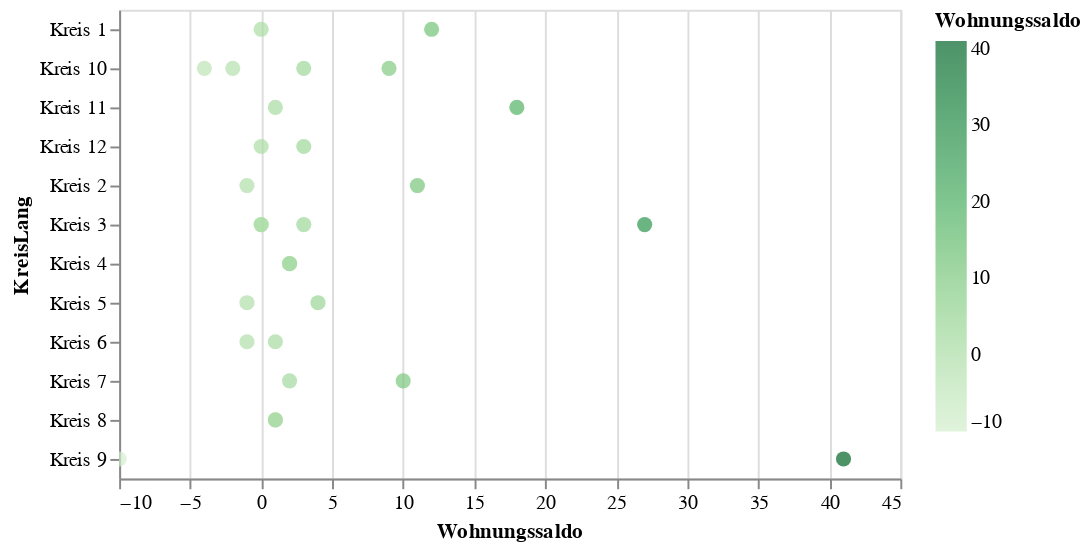

Here is the notebook cell this chart was saved with:
### Code cell
alt.Chart(mySelection).mark_circle(size=60).encode(
    x='Wohnungssaldo',
    y='KreisLang',
    #color='AnzWhg',
    #color=alt.Color('EigentumsartLang', scale=alt.Scale(scheme='dark2')),
    color=alt.Color('Wohnungssaldo', scale=alt.Scale(scheme='greens')),
    tooltip=['Jahr', 'KreisCd', 'KreisLang', 'EigentumsartCd', 'EigentumsartLang', 'Wohnungsgroesse']
).interactive() # this makes the axes interactive: now you can zoom & pan

### Figure 1 — Vega-Lite specification as saved in the notebook (floating-point values rounded to 4 significant figures)
{"config": {"view": {"continuousWidth": 400, "continuousHeight": 300}}, "data": {"name": "data-8603839e4ca702368b78b25d78b391e5"}, "mark": {"type": "circle", "size": 60}, "encoding": {"color": {"type": "quantitative", "field": "Wohnungssaldo", "scale": {"scheme": "greens"}}, "tooltip": [{"type": "temporal", "field": "Jahr"}, {"type": "quantitative", "field": "KreisCd"}, {"type": "nominal", "field": "KreisLang"}, {"type": "quantitative", "field": "EigentumsartCd"}, {"type": "nominal", "field": "EigentumsartLang"}, {"type": "nominal", "field": "Wohnungsgroesse"}], "x": {"type": "quantitative", "field": "Wohnungssaldo"}, "y": {"type": "nominal", "field": "KreisLang"}}, "selection": {"selector003": {"type": "interval", "bind": "scales", "encodings": ["x", "y"]}}, "$schema": "https://vega.github.io/schema/vega-lite/v4.8.1.json", "datasets": {"data-8603839e4ca702368b78b25d78b391e5": [{"Jahr": "2020-01-01T00:00:00", "KreisCd": 1, "KreisLang": "Kreis 1", "EigentumsartCd": 4, "EigentumsartLang": "Natürliche Personen", "Wohnungsgroesse": "AnzGbdWhgStatZim1_3_saldo", "Wohnungssaldo": 12}, {"Jahr": "2020-01-01T00:00:00", "KreisCd": 1, "KreisLang": "Kreis 1", "EigentumsartCd": 4, "EigentumsartLang": "Natürliche Personen", "Wohnungsgroesse": "AnzGbdWhgStatZim4plus_saldo", "Wohnungssaldo": 0}, {"Jahr": "2020-01-01T00:00:00", "KreisCd": 10, "KreisLang": "Kreis 10", "EigentumsartCd": 2, "EigentumsartLang": "Wohnbaugenossenschaften", "Wohnungsgroesse": "AnzGbdWhgStatZim1_3_saldo", "Wohnungssaldo": -4}, {"Jahr": "2020-01-01T00:00:00", "KreisCd": 10, "KreisLang": "Kreis 10", "EigentumsartCd": 2, "EigentumsartLang": "Wohnbaugenossenschaften", "Wohnungsgroesse": "AnzGbdWhgStatZim4plus_saldo", "Wohnungssaldo": 3}, {"Jahr": "2020-01-01T00:00:00", "KreisCd": 10, "KreisLang": "Kreis 10", "EigentumsartCd": 4, "EigentumsartLang": "Natürliche Personen", "Wohnungsgroesse": "AnzGbdWhgStatZim1_3_saldo", "Wohnungssaldo": 9}, {"Jahr": "2020-01-01T00:00:00", "KreisCd": 10, "KreisLang": "Kreis 10", "EigentumsartCd": 4, "EigentumsartLang": "Natürliche Personen", "Wohnungsgroesse": "AnzGbdWhgStatZim4plus_saldo", "Wohnungssaldo": -2}, {"Jahr": "2020-01-01T00:00:00", "KreisCd": 11, "KreisLang": "Kreis 11", "EigentumsartCd": 4, "EigentumsartLang": "Natürliche Personen", "Wohnungsgroesse": "AnzGbdWhgStatZim1_3_saldo", "Wohnungssaldo": 18}, {"Jahr": "2020-01-01T00:00:00", "KreisCd": 11, "KreisLang": "Kreis 11", "EigentumsartCd": 4, "EigentumsartLang": "Natürliche Personen", "Wohnungsgroesse": "AnzGbdWhgStatZim4plus_saldo", "Wohnungssaldo": 1}, {"Jahr": "2020-01-01T00:00:00", "KreisCd": 12, "KreisLang": "Kreis 12", "EigentumsartCd": 4, "EigentumsartLang": "Natürliche Personen", "Wohnungsgroesse": "AnzGbdWhgStatZim1_3_saldo", "Wohnungssaldo": 3}, {"Jahr": "2020-01-01T00:00:00", "KreisCd": 12, "KreisLang": "Kreis 12", "EigentumsartCd": 4, "EigentumsartLang": "Natürliche Personen", "Wohnungsgroesse": "AnzGbdWhgStatZim4plus_saldo", "Wohnungssaldo": 0}, {"Jahr": "2020-01-01T00:00:00", "KreisCd": 2, "KreisLang": "Kreis 2", "EigentumsartCd": 4, "EigentumsartLang": "Natürliche Personen", "Wohnungsgroesse": "AnzGbdWhgStatZim1_3_saldo", "Wohnungssaldo": 11}, {"Jahr": "2020-01-01T00:00:00", "KreisCd": 2, "KreisLang": "Kreis 2", "EigentumsartCd": 4, "EigentumsartLang": "Natürliche Personen", "Wohnungsgroesse": "AnzGbdWhgStatZim4plus_saldo", "Wohnungssaldo": -1}, {"Jahr": "2020-01-01T00:00:00", "KreisCd": 3, "KreisLang": "Kreis 3", "EigentumsartCd": 2, "EigentumsartLang": "Wohnbaugenossenschaften", "Wohnungsgroesse": "AnzGbdWhgStatZim1_3_saldo", "Wohnungssaldo": 0}, {"Jahr": "2020-01-01T00:00:00", "KreisCd": 3, "KreisLang": "Kreis 3", "EigentumsartCd": 2, "EigentumsartLang": "Wohnbaugenossenschaften", "Wohnungsgroesse": "AnzGbdWhgStatZim4plus_saldo", "Wohnungssaldo": 0}, {"Jahr": "2020-01-01T00:00:00", "KreisCd": 3, "KreisLang": "Kreis 3", "EigentumsartCd": 4, "EigentumsartLang": "Natürliche Personen", "Wohnungsgroesse": "AnzGbdWhgStatZim1_3_saldo", "Wohnungssaldo": 27}, {"Jahr": "2020-01-01T00:00:00", "KreisCd": 3, "KreisLang": "Kreis 3", "EigentumsartCd": 4, "EigentumsartLang": "Natürliche Personen", "Wohnungsgroesse": "AnzGbdWhgStatZim4plus_saldo", "Wohnungssaldo": 3}, {"Jahr": "2020-01-01T00:00:00", "KreisCd": 4, "KreisLang": "Kreis 4", "EigentumsartCd": 4, "EigentumsartLang": "Natürliche Personen", "Wohnungsgroesse": "AnzGbdWhgStatZim1_3_saldo", "Wohnungssaldo": 2}, {"Jahr": "2020-01-01T00:00:00", "KreisCd": 4, "KreisLang": "Kreis 4", "EigentumsartCd": 4, "EigentumsartLang": "Natürliche Personen", "Wohnungsgroesse": "AnzGbdWhgStatZim4plus_saldo", "Wohnungssaldo": 2}, {"Jahr": "2020-01-01T00:00:00", "KreisCd": 5, "KreisLang": "Kreis 5", "EigentumsartCd": 4, "EigentumsartLang": "Natürliche Personen", "Wohnungsgroesse": "AnzGbdWhgStatZim1_3_saldo", "Wohnungssaldo": 4}, {"Jahr": "2020-01-01T00:00:00", "KreisCd": 5, "KreisLang": "Kreis 5", "EigentumsartCd": 4, "EigentumsartLang": "Natürliche Personen", "Wohnungsgroesse": "AnzGbdWhgStatZim4plus_saldo", "Wohnungssaldo": -1}, {"Jahr": "2020-01-01T00:00:00", "KreisCd": 6, "KreisLang": "Kreis 6", "EigentumsartCd": 4, "EigentumsartLang": "Natürliche Personen", "Wohnungsgroesse": "AnzGbdWhgStatZim1_3_saldo", "Wohnungssaldo": -1}, {"Jahr": "2020-01-01T00:00:00", "KreisCd": 6, "KreisLang": "Kreis 6", "EigentumsartCd": 4, "EigentumsartLang": "Natürliche Personen", "Wohnungsgroesse": "AnzGbdWhgStatZim4plus_saldo", "Wohnungssaldo": 1}, {"Jahr": "2020-01-01T00:00:00", "KreisCd": 7, "KreisLang": "Kreis 7", "EigentumsartCd": 4, "EigentumsartLang": "Natürliche Personen", "Wohnungsgroesse": "AnzGbdWhgStatZim1_3_saldo", "Wohnungssaldo": 10}, {"Jahr": "2020-01-01T00:00:00", "KreisCd": 7, "KreisLang": "Kreis 7", "EigentumsartCd": 4, "EigentumsartLang": "Natürliche Personen", "Wohnungsgroesse": "AnzGbdWhgStatZim4plus_saldo", "Wohnungssaldo": 2}, {"Jahr": "2020-01-01T00:00:00", "KreisCd": 8, "KreisLang": "Kreis 8", "EigentumsartCd": 4, "EigentumsartLang": "Natürliche Personen", "Wohnungsgroesse": "AnzGbdWhgStatZim1_3_saldo", "Wohnungssaldo": 1}, {"Jahr": "2020-01-01T00:00:00", "KreisCd": 8, "KreisLang": "Kreis 8", "EigentumsartCd": 4, "EigentumsartLang": "Natürliche Personen", "Wohnungsgroesse": "AnzGbdWhgStatZim4plus_saldo", "Wohnungssaldo": 1}, {"Jahr": "2020-01-01T00:00:00", "KreisCd": 9, "KreisLang": "Kreis 9", "EigentumsartCd": 4, "EigentumsartLang": "Natürliche Personen", "Wohnungsgroesse": "AnzGbdWhgStatZim1_3_saldo", "Wohnungssaldo": 41}, {"Jahr": "2020-01-01T00:00:00", "KreisCd": 9, "KreisLang": "Kreis 9", "EigentumsartCd": 4, "EigentumsartLang": "Natürliche Personen", "Wohnungsgroesse": "AnzGbdWhgStatZim4plus_saldo", "Wohnungssaldo": -10}]}}
